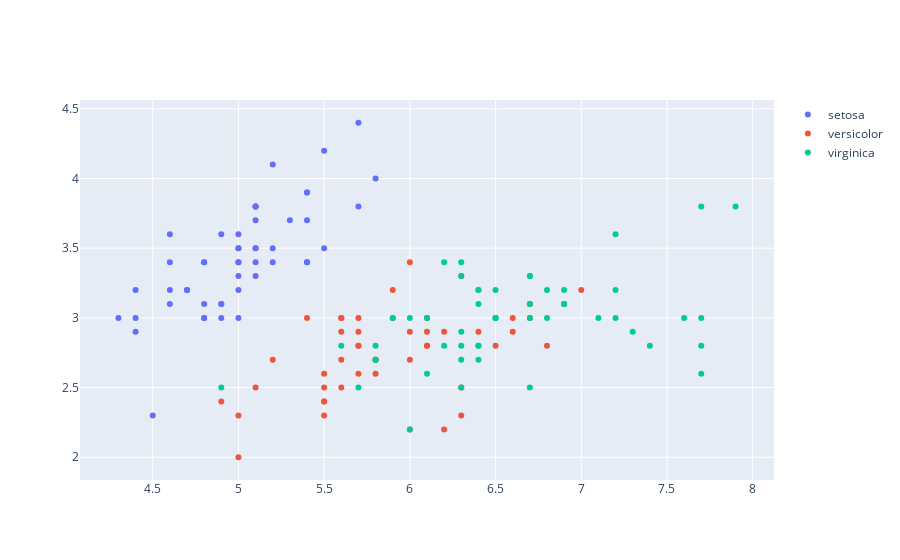

Notebook code for this chart:
### Markdown cell above
可以看到當滑鼠移到圖表上會出現一些icon做點選(互動式)，可以下載、上傳雲端、等等

### Code cell
# 用iris做出散佈圖
# 首先要先做出三筆資料(三個種類)

# 記得import~~
# ps:plotly.plotly已經棄用了，要先install chart_studio在import
import chart_studio.plotly as py
import plotly.graph_objs as go

# 種類:0 setosa
trace0 = go.Scatter(
    x = iris_data[iris_data['target'] == 0]['sepal length (cm)'],  # 先篩選出種類0，x軸是花萼長度
    y = iris_data[iris_data['target'] == 0]['sepal width (cm)'],  # 先篩選出種類0，x軸是花萼寬度
    mode = 'markers',  # markers是散佈圖
    name = 'setosa'
)
# 種類:1 versicolor
trace1 = go.Scatter(
    x = iris_data[iris_data['target'] == 1]['sepal length (cm)'],  # 先篩選出種類0，x軸是花萼長度
    y = iris_data[iris_data['target'] == 1]['sepal width (cm)'],  # 先篩選出種類0，x軸是花萼寬度
    mode = 'markers',  # markers是散佈圖
    name = 'versicolor'
)
# 種類:2 virginica
trace2 = go.Scatter(
    x = iris_data[iris_data['target'] == 2]['sepal length (cm)'],  # 先篩選出種類0，x軸是花萼長度
    y = iris_data[iris_data['target'] == 2]['sepal width (cm)'],  # 先篩選出種類0，x軸是花萼寬度
    mode = 'markers',  # markers是散佈圖
    name = 'virginica'
)

# 把資料都放到data裡面
data = [trace0, trace1, trace2]
plotly.offline.iplot(data, filename = 'iris-scatter')

### Figure 1 — Plotly figure (JSON) as saved in the notebook; plotly's stock layout.template omitted (floating-point values rounded to 4 significant figures)
{"data": [{"mode": "markers", "name": "setosa", "type": "scatter", "x": [5.1, 4.9, 4.7, 4.6, 5, 5.4, 4.6, 5, 4.4, 4.9, 5.4, 4.8, 4.8, 4.3, 5.8, 5.7, 5.4, 5.1, 5.7, 5.1, 5.4, 5.1, 4.6, 5.1, 4.8, 5, 5, 5.2, 5.2, 4.7, 4.8, 5.4, 5.2, 5.5, 4.9, 5, 5.5, 4.9, 4.4, 5.1, 5, 4.5, 4.4, 5, 5.1, 4.8, 5.1, 4.6, 5.3, 5], "y": [3.5, 3, 3.2, 3.1, 3.6, 3.9, 3.4, 3.4, 2.9, 3.1, 3.7, 3.4, 3, 3, 4, 4.4, 3.9, 3.5, 3.8, 3.8, 3.4, 3.7, 3.6, 3.3, 3.4, 3, 3.4, 3.5, 3.4, 3.2, 3.1, 3.4, 4.1, 4.2, 3.1, 3.2, 3.5, 3.6, 3, 3.4, 3.5, 2.3, 3.2, 3.5, 3.8, 3, 3.8, 3.2, 3.7, 3.3]}, {"mode": "markers", "name": "versicolor", "type": "scatter", "x": [7, 6.4, 6.9, 5.5, 6.5, 5.7, 6.3, 4.9, 6.6, 5.2, 5, 5.9, 6, 6.1, 5.6, 6.7, 5.6, 5.8, 6.2, 5.6, 5.9, 6.1, 6.3, 6.1, 6.4, 6.6, 6.8, 6.7, 6, 5.7, 5.5, 5.5, 5.8, 6, 5.4, 6, 6.7, 6.3, 5.6, 5.5, 5.5, 6.1, 5.8, 5, 5.6, 5.7, 5.7, 6.2, 5.1, 5.7], "y": [3.2, 3.2, 3.1, 2.3, 2.8, 2.8, 3.3, 2.4, 2.9, 2.7, 2, 3, 2.2, 2.9, 2.9, 3.1, 3, 2.7, 2.2, 2.5, 3.2, 2.8, 2.5, 2.8, 2.9, 3, 2.8, 3, 2.9, 2.6, 2.4, 2.4, 2.7, 2.7, 3, 3.4, 3.1, 2.3, 3, 2.5, 2.6, 3, 2.6, 2.3, 2.7, 3, 2.9, 2.9, 2.5, 2.8]}, {"mode": "markers", "name": "virginica", "type": "scatter", "x": [6.3, 5.8, 7.1, 6.3, 6.5, 7.6, 4.9, 7.3, 6.7, 7.2, 6.5, 6.4, 6.8, 5.7, 5.8, 6.4, 6.5, 7.7, 7.7, 6, 6.9, 5.6, 7.7, 6.3, 6.7, 7.2, 6.2, 6.1, 6.4, 7.2, 7.4, 7.9, 6.4, 6.3, 6.1, 7.7, 6.3, 6.4, 6, 6.9, 6.7, 6.9, 5.8, 6.8, 6.7, 6.7, 6.3, 6.5, 6.2, 5.9], "y": [3.3, 2.7, 3, 2.9, 3, 3, 2.5, 2.9, 2.5, 3.6, 3.2, 2.7, 3, 2.5, 2.8, 3.2, 3, 3.8, 2.6, 2.2, 3.2, 2.8, 2.8, 2.7, 3.3, 3.2, 2.8, 3, 2.8, 3, 2.8, 3.8, 2.8, 2.8, 2.6, 3, 3.4, 3.1, 3, 3.1, 3.1, 3.1, 2.7, 3.2, 3.3, 3, 2.5, 3, 3.4, 3]}], "layout": {}}
